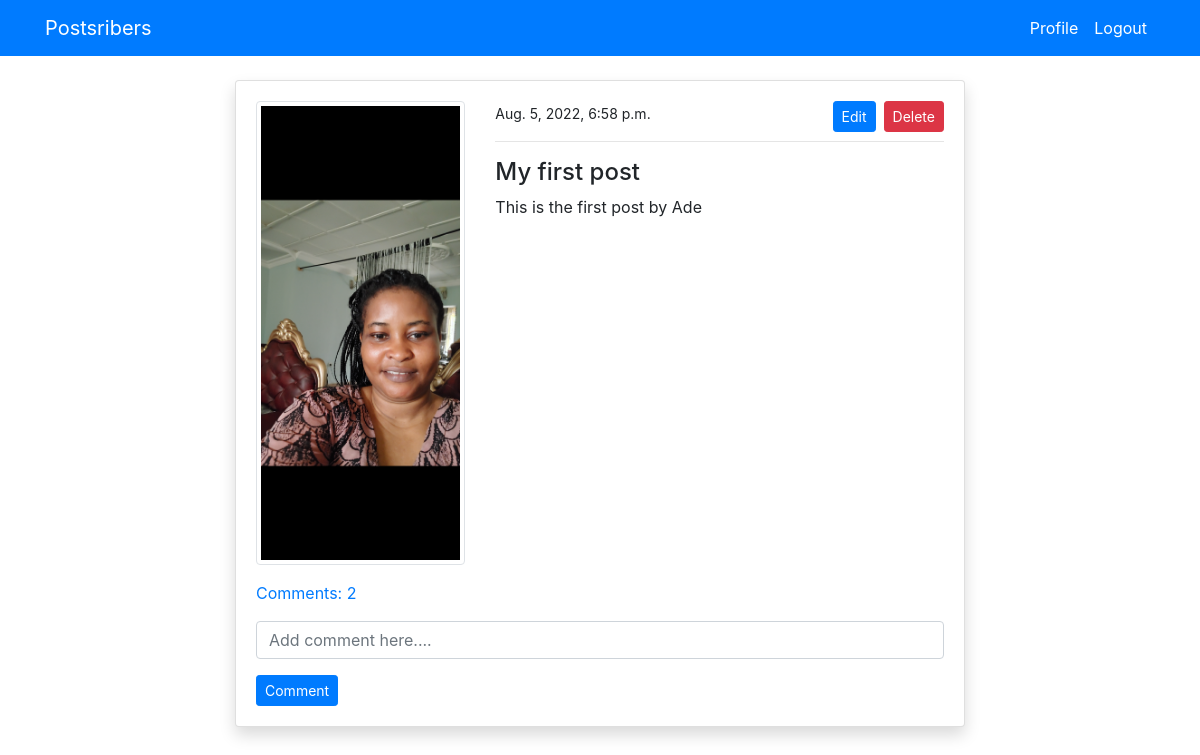
The app's page /post_detail/1/ (signed in) with its own data.
### blog/models.py (models this page shows, shortened)
class PostModel(models.Model):
    title = models.CharField(max_length=100)
    content = models.TextField()
    author = models.ForeignKey(User, on_delete=models.CASCADE)
    date_created = models.DateTimeField(auto_now_add=True)
    class Meta:
        ordering = ("-date_created",)
    def comment_count(self):
        return self.comment_set.all().count()
    def comments(self):
        return self.comment_set.all()

### users/models.py (models this page shows, shortened)
class ProfileModel(models.Model):
    user = models.OneToOneField(User, on_delete=models.CASCADE)
    image = models.ImageField(default='default.jpg', upload_to='profile', validators=[FileExtensionValidator(['png', 'jpg'])])

### blog/views.py (the view)
# urls.py: path('post_detail/<int:pk>/', views.post_detail, name='blog-post-detail'),
@login_required
def post_detail(request, pk):
    post = PostModel.objects.get(id=pk)
    if request.method == 'POST':
        c_form = CommentForm(request.POST)
        if c_form.is_valid():
            instance = c_form.save(commit=False)
            instance.user = request.user
            instance.post = post
            instance.save()
            return redirect('blog-post-detail', pk = post.id)
    else:
        c_form = CommentForm()
    context = {
        'post':post,
        'c_form':c_form,
    }
    return render(request, 'blog/post_detail.html', context)

### blog/forms.py
class CommentForm(forms.ModelForm):
    content = forms.CharField(label='', widget=forms.TextInput(attrs={'placeholder': 'Add comment here....'}))
    class Meta:
        model = Comment
        fields = ('content',)

### templates/blog/post_detail.html (shortened to what this page needs)
{% extends 'partials/base.html' %}
{% load crispy_forms_tags %}
{% block content %}
<div class="container">
   <div class="row mt-5 pt-3">
    <div class="col-md-8 offset-md-2 ">
        <div class="card my-3 shadow">
            <div class="card-body">
                <div class="row">
                    <div class="col-md-4">
                        <img class="img-thumbnail" src="{{ post.author.profilemodel.image.url }}" alt="profile-img">
                    </div>
                    <div class="col-md-8">
                        <small>{{ post.date_created }} </small>
                        {% if post.author == request.user %}
                        <span><a class="btn btn-danger float-right btn-sm" href="{% url 'blog-post-delete' post.id %}">Delete</a></span>
                        <span><a class="btn btn-primary mx-2 float-right btn-sm" href="{% url 'blog-post-edit' post.id %} ">Edit</a></span>
                        {% endif %}
                        <hr>
                        <h4>{{ post.title }} </h4>
                        <p>{{ post.content}}</p>
                    </div>
                </div>
                <p class="mt-3">
                    <a class="" data-toggle="collapse" href="#collapseExample" role="button" aria-expanded="false" aria-controls="collapseExample">
                      Comments: {{ post.comment_count }}
                    </a>
                </p>
                  <form method="POST">
                    {{ c_form|crispy }}
                    <input class="btn btn-primary btn-sm " type="submit" value="Comment">
                  </form>
            </div>
        </div>
    </div>
    </div>
   </div>
{% endblock %}

### records on screen
PostModel: author.profilemodel.image (picture), date_created "Aug. 5, 2022, 6:58 p.m.", title "My first post", content "This is the first post by Ade", comment_count "2"
